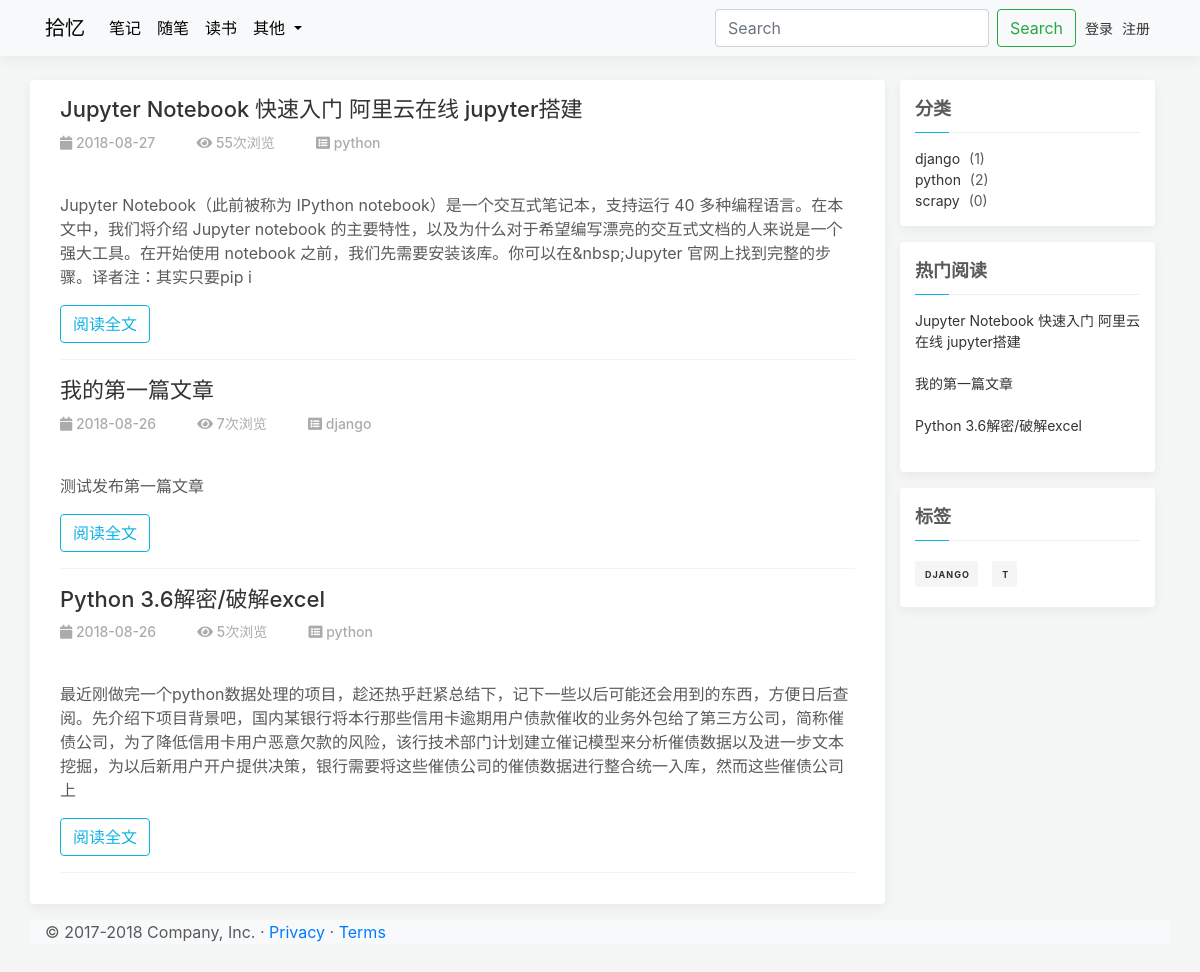
Before: / with the older database file.
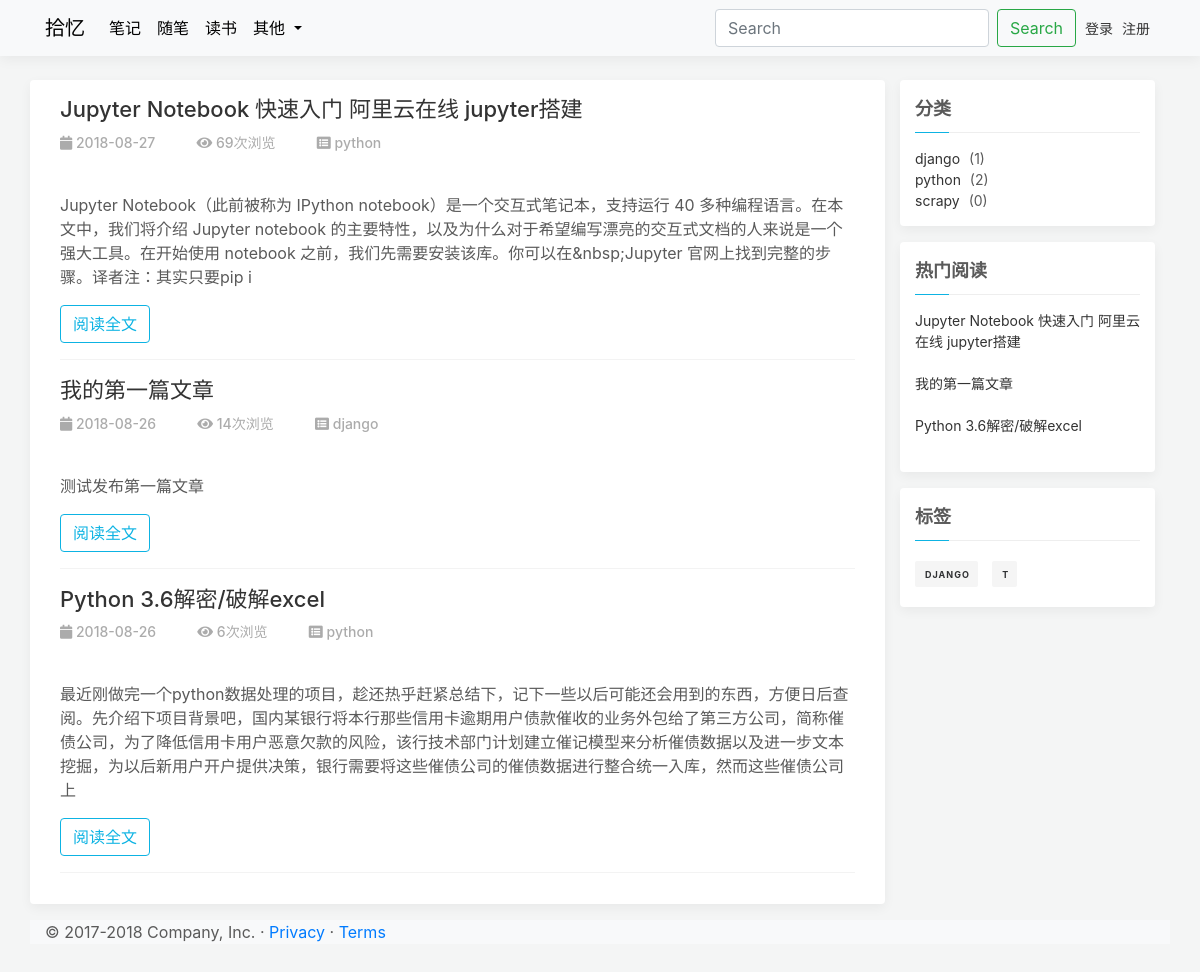
After: the same page with the newer database file.
### apps/blog/models.py (models this page shows, shortened)
class Article(models.Model):
    STATUS_CHOICES = (
        ('d', '草稿'),
        ('p', '发表'),
    )
    title = models.CharField(verbose_name='标题', max_length=100)
    content = models.TextField(verbose_name='正文', blank=True, null=True)
    status = models.CharField(verbose_name='状态', max_length=1, choices=STATUS_CHOICES, default='p')
    views = models.PositiveIntegerField(verbose_name='浏览量', default=0)
    created_time = models.DateTimeField(verbose_name='创建时间', default=now)
    pub_time = models.DateTimeField(verbose_name='发布时间', blank=True, null=True)
    last_mod_time = models.DateTimeField(verbose_name='修改时间', default=now)
    category = models.ForeignKey(Category, verbose_name='分类', on_delete=models.CASCADE, blank=False, null=False)
    tags = models.ManyToManyField(Tag, verbose_name='标签集合', blank=True)
    class Meta:
        ordering = ['-pub_time']  # 按文章创建日期降序
        verbose_name = '文章'  # 指定后台显示模型名称
        verbose_name_plural = '文章列表'  # 指定后台显示模型复数名称
        db_table = 'article'  # 数据库表名
        get_latest_by = 'created_time'

class Category(models.Model):
    name = models.CharField(verbose_name='类别名称', max_length=64)
    created_time = models.DateTimeField(verbose_name='创建时间', default=now)
    last_mod_time = models.DateTimeField(verbose_name='修改时间', default=now)
    class Meta:
        ordering = ['name']
        verbose_name = "类别名称"
        verbose_name_plural = '分类列表'
        db_table = "category"  # 数据库表名
    def __str__(self):
        return self.name

class Tag(models.Model):
    name = models.CharField(verbose_name='标签名', max_length=64)
    created_time = models.DateTimeField(verbose_name='创建时间', default=now)
    last_mod_time = models.DateTimeField(verbose_name='修改时间', default=now)
    def __str__(self):
        return self.name
    class Meta:
        ordering = ['name']
        verbose_name = '标签名称'  # 指定后台显示模型名称
        verbose_name_plural = '标签列表'  # 指定后台显示模型复数名称
        db_table = "tag"  # 数据库表名

### apps/blog/views.py (the view)
# urls.py: 2. Add a URL to urlpatterns:  path('', views.home, name='home')
def home(request):  # 主页
    posts = Article.objects.all()  # 获取全部的Article对象
    paginator = Paginator(posts, settings.PAGE_NUM)  # 每页显示数量，对应settings.py中的PAGE_NUM
    page = request.GET.get('page')  # 获取URL中page参数的值
    try:
        post_list = paginator.page(page)
    except PageNotAnInteger:
        post_list = paginator.page(1)
    except EmptyPage:
        post_list = paginator.page(paginator.num_pages)
    return render(request, 'home.html',
                  {'post_list': post_list, 'category_list': categories, 'hot_articles': hot_articles, 'tag_list': tags})

### templates/home.html (shortened to what this page needs)
{% extends '_base.html' %}
{% load static %}
{% block head %}
    <link rel="stylesheet" type="text/css" href="{% static 'css/home.css' %}"/>
{% endblock %}
{% block content %}
    <div class="container">
        <div class="row">
            <div class="col-md-9 tyq-box">
                <div class="container">
                    {% for post in post_list %}
                        <article class="tyq-post">
                            <div class="post-header">
                                <h4 class="post-title"><a href="{% url 'detail' id=post.id %}"
                                                          style="text-decoration: none">{{ post.title }}</a></h4>
                                <ul class="tyq-ul post-meta">
                                    <li><i class="fa fa-calendar"
                                           aria-hidden="true"></i>&nbsp;{{ post.pub_time |date:'Y-m-d' }}&nbsp;&nbsp;
                                    </li>
                                    <li><i class="fa fa-eye" aria-hidden="true"></i>&nbsp;{{ post.views }}次浏览&nbsp;&nbsp;
                                    </li>
                                    <li><i class="fa fa-list-alt"></i>&nbsp;{{ post.category }}&nbsp;&nbsp;
                                    </li>
                                </ul>
                            </div>
                            <div class="post-preview">
                            </div>
                            <div class="post-content">
                                <p>
                                    {{ post.content|striptags|truncatechars:200 }}
                                </p>
                            </div>
                            <div><a href="{% url 'detail' id=post.id %}" class="btn btn-outline-custom ">阅读全文 </a>
                            </div>
                        </article>
                    {% endfor %}
                </div>
            </div>
            <div class="col-md-3">
                <div class="tyq-box">
                    <div class="tyq-title ">分类</div>
                    <ul class="tyq-ul">
                        {% for category in category_list %}
                            <li><a href ="{% url 'category_menu' category.id%}">{{ category }}</a> ({{ category.article_set.all.count }})</li>
                        {% endfor %}
                    </ul>
                </div>
            <div class="tyq-box mt-3">
                    <div class="tyq-title">热门阅读</div>
                    <ul class="tyq-ul">
                               {% for article in hot_articles %}
                        <li>
                            <a href="{% url 'detail' id=article.id %}"
                               style="text-decoration: none">{{article.title }}</a>
                        </li>
                                   <br>
                    {% empty %}
                        暂无热门阅读！
                    {% endfor %}
                    </ul>
                </div>
                <div class="tyq-box  mt-3">
                    <div class="tyq-title">标签</div>
                    <div class="tyq-tag">
                        {% for  tag in tag_list  %}
                 <a href="{% url 'search_tag' tag %}">{{ tag }}</a>
                                {% endfor %}
                    </div>
                </div>
            </div>
        </div>
    </div>
{% endblock %}

### templates/_base.html (shortened to what this page needs)
{% load static %}
<!DOCTYPE html>
<html>
<head>
  <link rel="stylesheet" href="https://cdn.staticfile.org/twitter-bootstrap/4.1.0/css/bootstrap.min.css">
 <link rel="stylesheet" href="https://use.fontawesome.com/releases/v5.5.0/css/all.css">
  <link rel="stylesheet" href="https://cdn.staticfile.org/twitter-bootstrap/4.1.0/css/bootstrap.min.css">
   <link rel="stylesheet" type="text/css" href="{% static 'css/base.css' %}"/>
{% block head %}
{% endblock %}
</head>
<body>
{% include '_header.html' %}
<main role="main">
{% block content %}
{% endblock %}
      <footer class="container bg-light">
        <p>© 2017-2018 Company, Inc. · <a href="#">Privacy</a> · <a href="#">Terms</a></p>
      </footer>
    </main>
</body>
</html>

### templates/_header.html (shortened to what this page needs)
<header>
    <nav class="navbar navbar-expand-md bg-light navbar-light fixed-top  tyq-nav">
        <div class="container">
            <a class="navbar-brand" href="/">
                拾忆</a>
            <div class="collapse navbar-collapse" id="navbarCollapse">
                <ul class="navbar-nav mr-auto">
                    <li class="nav-item active">
                        <a class="nav-link" href="/">笔记 <span class="sr-only">(current)</span></a>
                    </li>
                    <li class="nav-item">
                        <a class="nav-link" href="#">随笔</a>
                    </li>
                    <li class="nav-item">
                        <a class="nav-link disabled" href="#">读书</a>
                    </li>
                    <li class="nav-item dropdown">
                        <a class="nav-link dropdown-toggle" href="#" id="navbardrop" data-toggle="dropdown">
                            其他
                        </a>
                    </li>
                </ul>
                <form class="form-inline mt-2 mt-md-0">
                    <input class="form-control mr-sm-2" type="text" placeholder="Search" aria-label="Search">
                    <button class="btn btn-outline-success my-2 my-sm-0" type="submit">Search</button>
                </form>
                <ul class="tyq-ul">
                    <li>
                        {% if request.user.is_authenticated %}
                            <a href="#">{{ user.username }}</a>
                            <a href="{% url 'blog_logout' %}">退出</a>
                        {% else %}
                            <a href="{% url 'blog_login' %}">登录</a>
                            <a href="{% url 'blog_register' %}">注册</a>
                        {% endif %}
                    </li>
                </ul>
            </div>
        </div>
    </nav>
</header>

### static/css/base.css (style rules this page uses)
body { padding-top: 5rem; padding-bottom: 3rem; color: #5a5a5a; line-height: 1.5; background: #f4f5f5; }
.tyq-nav { box-shadow: 0 0.25rem 0.75rem rgba(0, 0, 0, .05); }
.navbar-brand,.nav-link { color: black !important; }
.tyq-ul { list-style: none !important; margin: 0; padding: 0; font-size: 14px; }
.tyq-ul a { color: #333333; margin-right: 5px; transition: all 0.5s; text-decoration: none !important; outline: none !important; }

### static/css/home.css (style rules this page uses)
.tyq-title { font-weight: 600; text-transform: uppercase; position: relative; font-size: 18px; }
.tyq-title::before { content: ""; display: block; position: absolute; bottom: 0; width: 100%; border-bottom: 1px solid #eee; }
.tyq-title::after { content: ""; display: block; position: relative; z-index: 1; bottom: 0; width: 15%; border-bottom: 1px solid #0db3e3; margin: 10px auto 15px 0px; }
.tyq-tag > a { background: #f5f5f5; border-radius: 2px; color: #303133; font-weight: 700; display: inline-block; font-size: 9px; letter-spacing: 1px; margin: 5px 10px 5px 0; padding: 7px 8px 5px 10px; text-transform: uppercase; transition: all 0.5s; }
.tyq-box { background: #ffffff; padding: 15px; box-shadow: 0 0.25rem 0.75rem rgba(0, 0, 0, .05) !important; border-radius: .25rem!important; margin-bottom: 1rem }
.tyq-post { border-bottom: 1px solid rgba(238, 238, 238, .7); padding-bottom: 1rem; margin-bottom: 1rem; }
.tyq-post a { transition: all .3s ease-out; text-decoration: none !important; outline: none !important; }
.post-title a { font-size: 22px; color: #333; }
.post-header { margin-bottom: .5rem; }
.post-meta { opacity: .5 !important; font-weight: 500; }
.post-meta > li { display: inline-block; margin-right: 30px; font-size: 14px; }
.btn-outline-custom.active,.btn-outline-custom:hover, .btn-outline-custom:active,.show>.btn-outline-custom.dropdown-toggle,.btn-outline-custom { border-color: #0db3e3; color: #0db3e3 ; }
.post-content { margin-top: .5rem; }

Changed rows visible on the page:
changed Article "Jupyter Notebook 快速入门 阿里云在线 jupyter搭建": views "55" → "69"
changed Article "我的第一篇文章": views "7" → "14"
changed Article "Python 3.6解密/破解excel": views "5" → "6"
